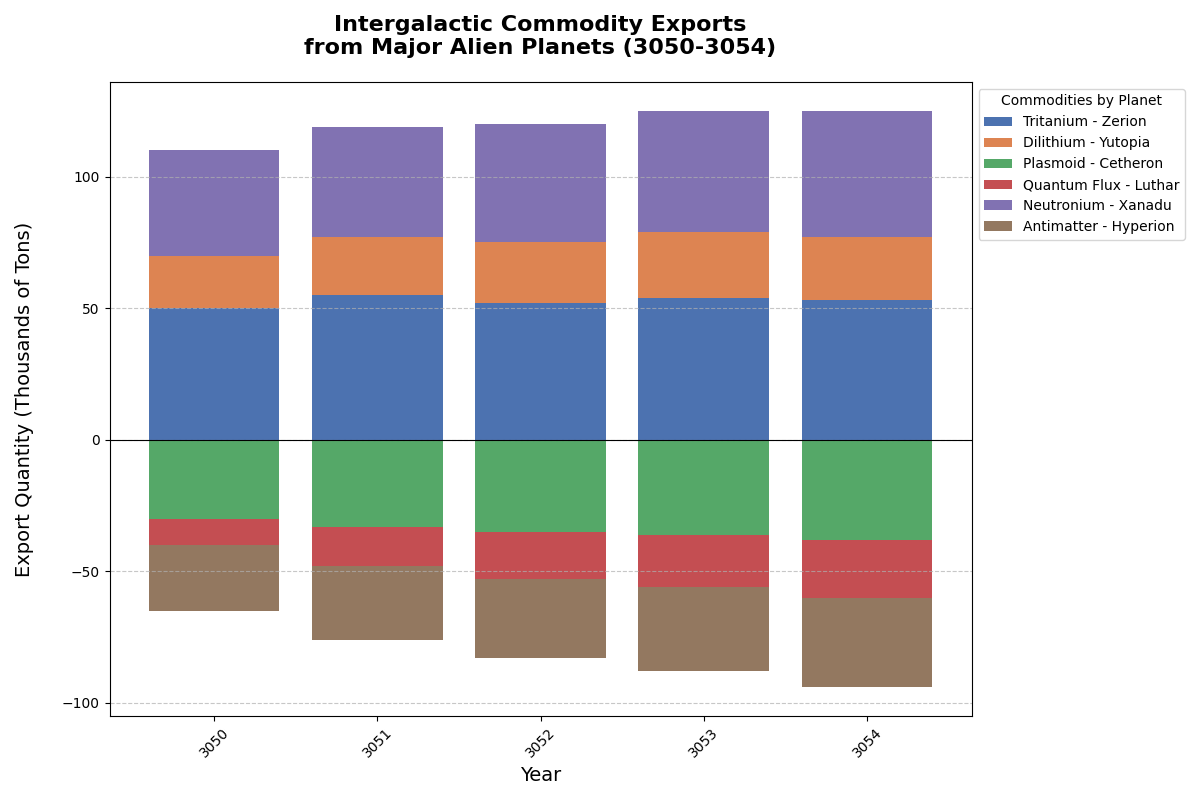

Reproduce this figure in Python.
import matplotlib.pyplot as plt
import numpy as np

# Define the years and planet-specific exports
years = np.arange(3050, 3055)
planets = ['Zerion', 'Yutopia', 'Cetheron', 'Luthar', 'Xanadu', 'Hyperion']

# Export data for each commodity (in thousands of tons)
tritanium_exports = [50, 55, 52, 54, 53]
dilithium_exports = [20, 22, 23, 25, 24]
plasmoid_exports = [-30, -33, -35, -36, -38]
quantum_flux_exports = [-10, -15, -18, -20, -22]
neutronium_exports = [40, 42, 45, 46, 48]  # New positive exports
antimatter_exports = [-25, -28, -30, -32, -34]  # New negative exports

colors = ['#4C72B0', '#DD8452', '#55A868', '#C44E52', '#8172B2', '#937860']

# Create diverging bar chart
fig, ax = plt.subplots(figsize=(12, 8))

# Plotting each stack, expanding from the central axis
ax.bar(years, tritanium_exports, label='Tritanium - Zerion', color=colors[0])
ax.bar(years, dilithium_exports, bottom=tritanium_exports, label='Dilithium - Yutopia', color=colors[1])
ax.bar(years, plasmoid_exports, label='Plasmoid - Cetheron', color=colors[2], align='center')
ax.bar(years, quantum_flux_exports, bottom=plasmoid_exports, label='Quantum Flux - Luthar', color=colors[3], align='center')
ax.bar(years, neutronium_exports, bottom=[sum(x) for x in zip(tritanium_exports, dilithium_exports)], label='Neutronium - Xanadu', color=colors[4])
ax.bar(years, antimatter_exports, bottom=[sum(x) for x in zip(plasmoid_exports, quantum_flux_exports)], label='Antimatter - Hyperion', color=colors[5], align='center')

ax.set_title("Intergalactic Commodity Exports\nfrom Major Alien Planets (3050-3054)", fontsize=16, fontweight='bold', pad=20)
ax.set_xlabel("Year", fontsize=14)
ax.set_ylabel("Export Quantity (Thousands of Tons)", fontsize=14, labelpad=20)

plt.xticks(years, rotation=45)

ax.legend(title='Commodities by Planet', loc='upper left', bbox_to_anchor=(1, 1))

ax.yaxis.grid(True, linestyle='--', alpha=0.7)
ax.axhline(0, color='black', linewidth=0.8)

plt.tight_layout()
plt.show()
